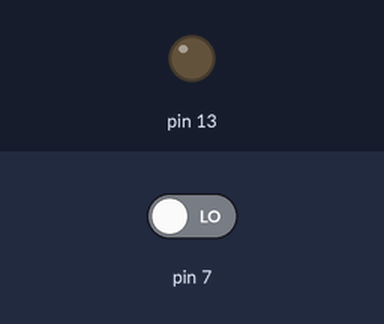
Bench run of a sketch on a simulated Arduino Uno, built with avr-gcc and run on an emulated ATmega328P. Parts: output pins drawn as LEDs (lit = HIGH). The inputs (shaded band) are chosen by the test bench; at power-on: pin 7 LOW.

Above: at 1.2 s.
1.3 s: pin 7 driven HIGH
At 2.5 s:
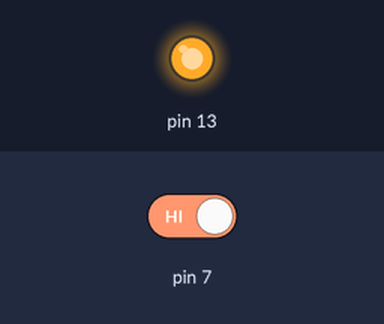
2.8 s: pin 7 driven LOW
At 3.7 s:
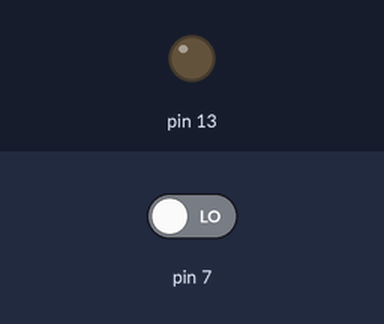
Timing chart, 0 to 5.8 s (numbered marks = the images above; inputs shaded):
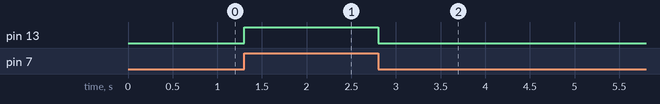

The sketch:

slide_switch_LED.ino
```cpp
void setup() {
  pinMode(7, INPUT);
  pinMode(13, OUTPUT);
}

void loop() {
  int val = digitalRead(7);
  digitalWrite(13, val);
  delay(100);
}
```

Measured:
- after the input at 1.3 s, pin 13: LOW → HIGH at once
- after the input at 2.8 s, pin 13: HIGH → LOW at once
